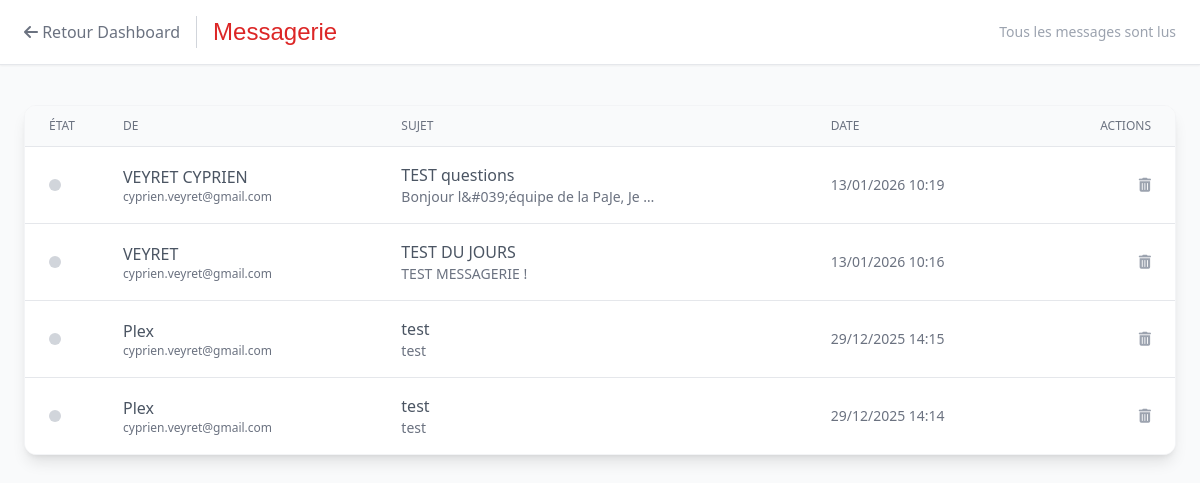
Screenshot of /gestion_message_admin.php (signed in) with the database file from the repository.
### tables this page shows
CREATE TABLE `messages` (
  `id` int(11) NOT NULL,
  `nom_complet` varchar(100) NOT NULL,
  `email` varchar(150) NOT NULL,
  `sujet` varchar(255) DEFAULT NULL,
  `message` text NOT NULL,
  `est_lu` tinyint(1) DEFAULT 0,
  `created_at` datetime DEFAULT current_timestamp()
);

### gestion_message_admin.php (the view, shortened to what this page needs)
<?php
require_once 'db_connect.php';
$sql = "SELECT * FROM messages ORDER BY est_lu ASC, created_at DESC";
$stmt = $pdo->query($sql);
$messages = $stmt->fetchAll();
$unread_count = 0;
?>
<!DOCTYPE html>
<html lang="fr">
<head>
    <script src="https://cdn.tailwindcss.com"></script>
    <link rel="stylesheet" href="https://cdnjs.cloudflare.com/ajax/libs/font-awesome/6.4.0/css/all.min.css">
</head>
<body class="bg-gray-50 text-gray-800 font-sans">
    <nav class="bg-white shadow-sm border-b px-6 py-4 sticky top-0 z-50">
        <div class="max-w-7xl mx-auto flex justify-between items-center">
            <div class="flex items-center gap-4">
                <a href="dashboard_admin.php" class="text-gray-500 hover:text-red-600 transition">
                    <i class="fas fa-arrow-left"></i> Retour Dashboard
                </a>
                <h1 class="font-display text-2xl text-red-600 border-l pl-4 border-gray-300">Messagerie</h1>
            </div>
            <div class="flex items-center gap-2">
                <?php if($unread_count > 0): ?>
                    <span class="bg-red-100 text-red-600 px-3 py-1 rounded-full text-sm font-bold border border-red-200">
                        <?= $unread_count ?> non lu(s)
                    </span>
                <?php else: ?>
                    <span class="text-gray-400 text-sm">Tous les messages sont lus</span>
                <?php endif; ?>
            </div>
        </div>
    </nav>
    <div class="max-w-7xl mx-auto px-6 py-10">
        <div class="bg-white rounded-xl shadow-lg border border-gray-100 overflow-hidden">
            <?php if(count($messages) > 0): ?>
                <div class="overflow-x-auto">
                    <table class="min-w-full divide-y divide-gray-200">
                        <thead class="bg-gray-50">
                            <tr>
                                <th class="px-6 py-3 text-left text-xs font-medium text-gray-500 uppercase">État</th>
                                <th class="px-6 py-3 text-left text-xs font-medium text-gray-500 uppercase">De</th>
                                <th class="px-6 py-3 text-left text-xs font-medium text-gray-500 uppercase">Sujet</th>
                                <th class="px-6 py-3 text-left text-xs font-medium text-gray-500 uppercase">Date</th>
                                <th class="px-6 py-3 text-right text-xs font-medium text-gray-500 uppercase">Actions</th>
                            </tr>
                        </thead>
                        <tbody class="divide-y divide-gray-200">
                            <?php foreach($messages as $msg):
                                $is_unread = ($msg['est_lu'] == 0);
                                $row_class = $is_unread ? 'bg-red-50' : 'bg-white hover:bg-gray-50';
                                $font_class = $is_unread ? 'font-bold text-gray-900' : 'font-normal text-gray-600';
                            ?>
                            <tr class="<?= $row_class ?> transition cursor-pointer" onclick="openMessageModal(<?= htmlspecialchars(json_encode($msg)) ?>)">
                                <td class="px-6 py-4 whitespace-nowrap w-10">
                                    <?php if($is_unread): ?>
                                        <span class="w-3 h-3 bg-red-500 rounded-full inline-block" title="Non lu"></span>
                                    <?php else: ?>
                                        <span class="w-3 h-3 bg-gray-300 rounded-full inline-block" title="Lu"></span>
                                    <?php endif; ?>
                                </td>
                                <td class="px-6 py-4 whitespace-nowrap">
                                    <div class="<?= $font_class ?>"><?= htmlspecialchars($msg['nom_complet']) ?></div>
                                    <div class="text-xs text-gray-500"><?= htmlspecialchars($msg['email']) ?></div>
                                </td>
                                <td class="px-6 py-4">
                                    <div class="<?= $font_class ?>"><?= htmlspecialchars($msg['sujet']) ?></div>
                                    <div class="text-sm text-gray-500 truncate w-64"><?= htmlspecialchars($msg['message']) ?></div>
                                </td>
                                <td class="px-6 py-4 whitespace-nowrap text-sm text-gray-500">
                                    <?= date('d/m/Y H:i', strtotime($msg['created_at'])) ?>
                                </td>
                                <td class="px-6 py-4 whitespace-nowrap text-right text-sm font-medium">
                                    <div class="flex justify-end gap-3" onclick="event.stopPropagation()">
                                        <a href="?action=delete&id=<?= $msg['id'] ?>" onclick="return confirm('Supprimer ce message ?')" class="text-gray-400 hover:text-red-600" title="Supprimer">
                                            <i class="fas fa-trash-alt"></i>
                                        </a>
                                    </div>
                                </td>
                            </tr>
                            <?php endforeach; ?>
                        </tbody>
                    </table>
                </div>
            <?php endif; ?>
        </div>
    </div>
</body>
</html>

### gestion_message_admin.php (style rules this page uses)
.font-display { font-family: 'InsatiableDisplay', sans-serif; }

### rows the page displays
messages: est_lu 1 (drawn), nom_complet "VEYRET CYPRIEN", email "cyprien.veyret@gmail.com", sujet "TEST questions", message "Bonjour l&#039;équipe de la PaJe, Je…", created_at "13/01/2026 10:19"
messages: est_lu 1 (drawn), nom_complet "VEYRET", email "cyprien.veyret@gmail.com", sujet "TEST DU JOURS", message "TEST MESSAGERIE !", created_at "13/01/2026 10:16"
messages: est_lu 1 (drawn), nom_complet "Plex", email "cyprien.veyret@gmail.com", sujet "test", message "test", created_at "29/12/2025 14:15"
messages: est_lu 1 (drawn), nom_complet "Plex", email "cyprien.veyret@gmail.com", sujet "test", message "test", created_at "29/12/2025 14:14"
